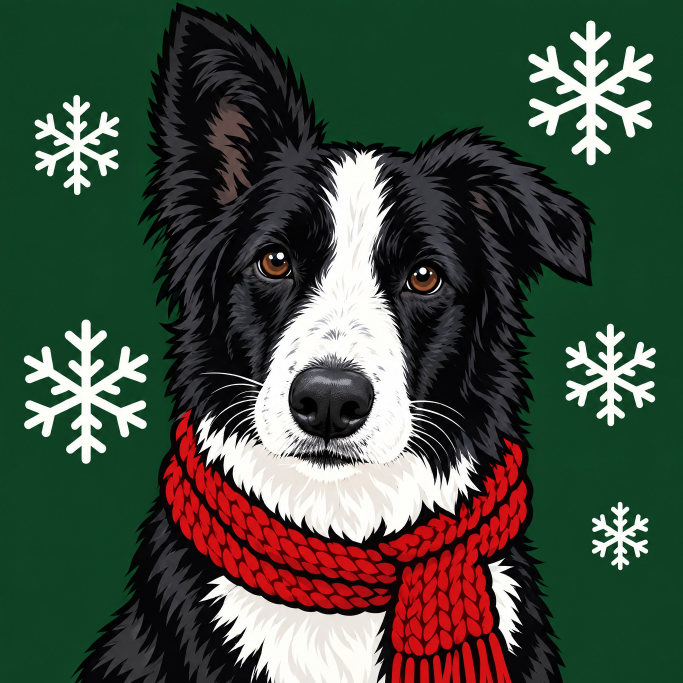
#> input picture assets/blanket-art/collie-christmas.jpg, 2048 x 2048 px (shown at 1/3 size)
$ python -i make_videos.py   (imports and definitions only)
#> lines starting #> are read from the running program, lines starting #| are printed output that depends on the picture
"""Assemble vertical (1080x1920) short videos from stills + AI clips with on-screen text.

Usage: python3 scripts/make_videos.py [video-name ...]   (needs ffmpeg; clips in assets/clips/)
Output: assets/videos/*.mp4 with music + voiceover (run make_music.py and make_voiceover.py first)
"""
import os, subprocess, sys, tempfile, textwrap
from PIL import Image, ImageDraw, ImageFont

W, H, FPS = 1080, 1920, 30
A = "assets/"
FONT = A + "fonts/Nunito.ttf"
TMP = tempfile.mkdtemp()
GREEN, CREAM, TERRA = (47, 74, 58), (246, 240, 230), (200, 103, 62)

# [20 lines left out: functions font, text_png, not called in this run]

def fit(src, out):
    """Fit a still to 1080x1920: vertical images are cover-cropped; square/wide ones
    are shown whole on a blurred, darkened copy of themselves."""
#> called with out = 'out.png'
    im = Image.open(src).convert("RGB")
#> im is the input picture: PIL image 2048x2048 RGB; mean R, G, B 64.6, 76.1, 63.1
    if im.width / im.height > 0.7:
        from PIL import ImageFilter, ImageEnhance
        bg = im.resize((int(H * im.width / im.height), H), Image.LANCZOS)
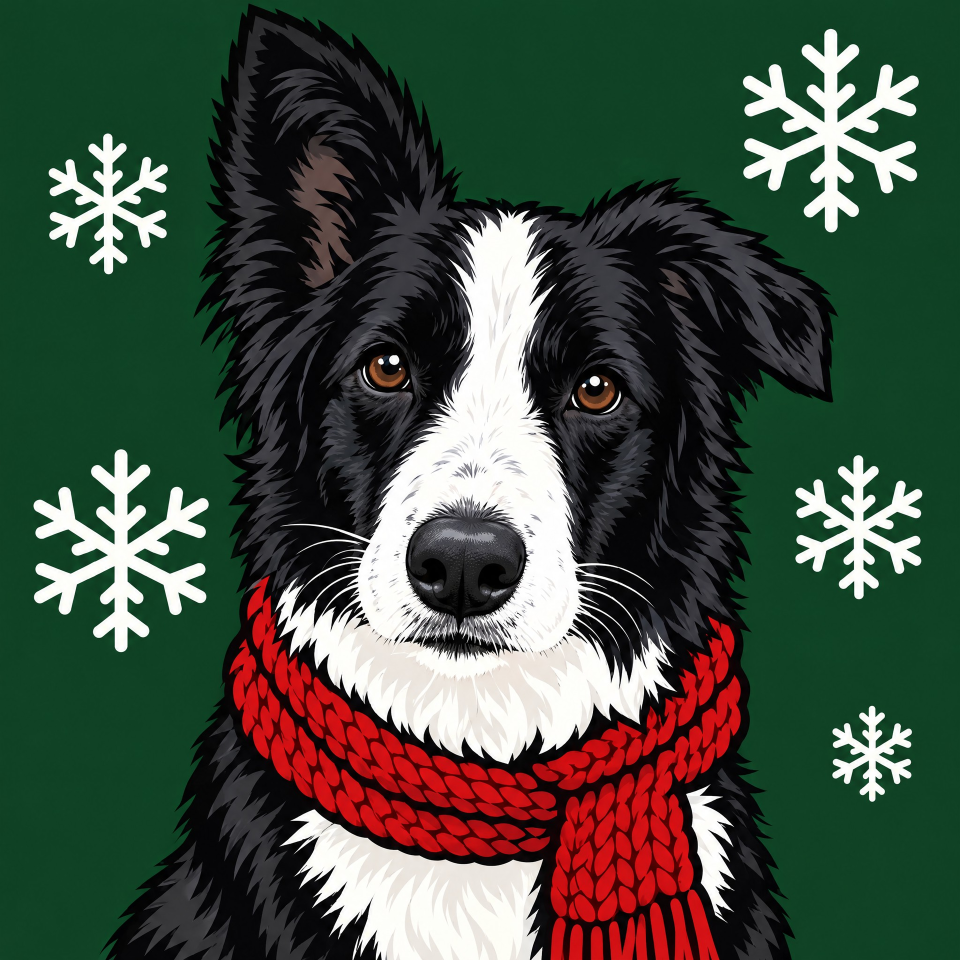
#> bg: PIL image 1920x1920 RGB (shown at 1/2 size); mean R, G, B 64.6, 76.1, 63.1
        l = (bg.width - W) // 2
#> l = 420
        bg = ImageEnhance.Brightness(bg.crop((l, 0, l + W, H)).filter(ImageFilter.GaussianBlur(40))).enhance(0.7)
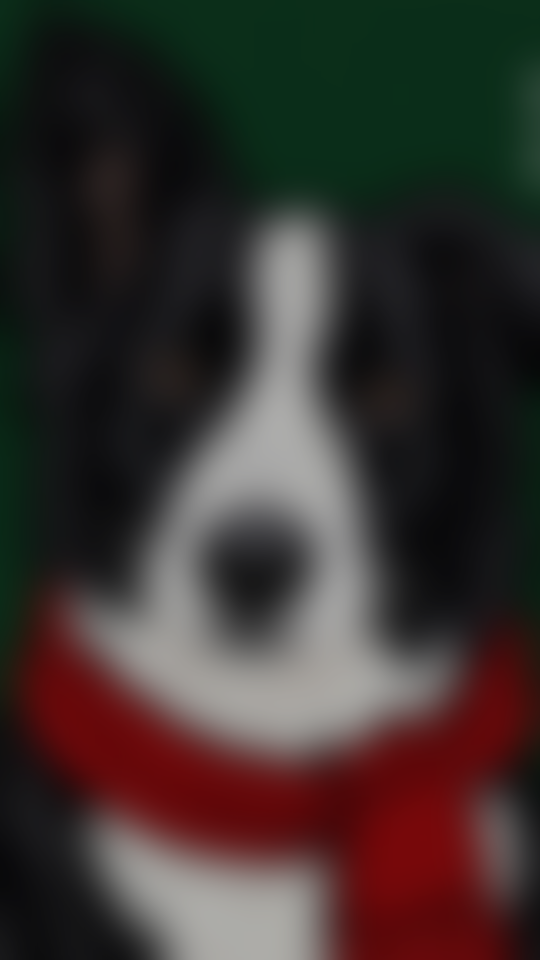
#> bg: PIL image 1080x1920 RGB (shown at 1/2 size); mean R, G, B 58.4, 50.1, 47.2
        fg = im.resize((W, int(W * im.height / im.width)), Image.LANCZOS)
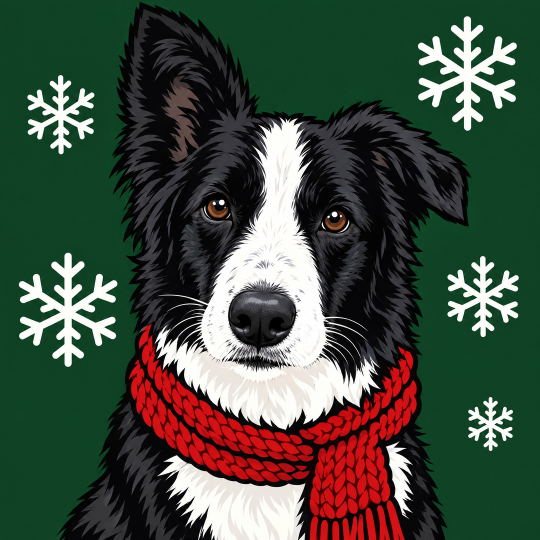
#> fg: PIL image 1080x1080 RGB (shown at 1/2 size); mean R, G, B 64.6, 76.1, 63.1
        bg.paste(fg, (0, (H - fg.height) // 2))
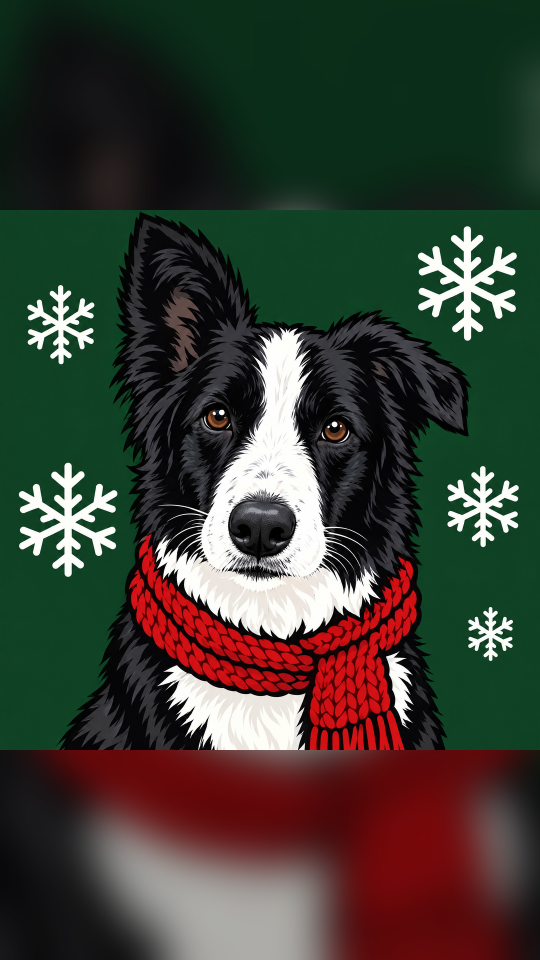
#> bg: PIL image 1080x1920 RGB (shown at 1/2 size); mean R, G, B 59.2, 60.8, 50.8
        bg.save(out, quality=95)
        return out
    s = max(W / im.width, H / im.height)
    im = im.resize((int(im.width * s) + 1, int(im.height * s) + 1), Image.LANCZOS)
    l, t = (im.width - W) // 2, (im.height - H) // 2
    im.crop((l, t, l + W, t + H)).save(out, quality=95)
    return out

# [14 lines left out: function end_card, not called in this run]

def run(cmd):
    subprocess.run(cmd, check=True, stdout=subprocess.DEVNULL, stderr=subprocess.DEVNULL)

# [25 lines left out: function seg, not called in this run]

ONLY = sys.argv[1:]  # optional: build only these video names

# [11 lines left out: function video, not called in this run]


# Soundtrack: original synthesized music (scripts/make_music.py) + Kokoro voiceover (scripts/make_voiceover.py).
MUSIC = {"2": "storybook", "4B": "storybook", "4C": "storybook"}

# [18 lines left out: function add_audio, not called in this run]

def end(l1, l2, dur=2.5):
    return ("end", l1, l2, dur)

P, ART, L, C, BK = A + "pets/", A + "blanket-art/", A + "lifestyle/", A + "clips/", A + "storybook/pages/"
XMAS = "Order by Dec 10 for Christmas"

# [73 lines not run here, left out]

>>> result = fit('../assets/blanket-art/collie-christmas.jpg', 'out.png')
